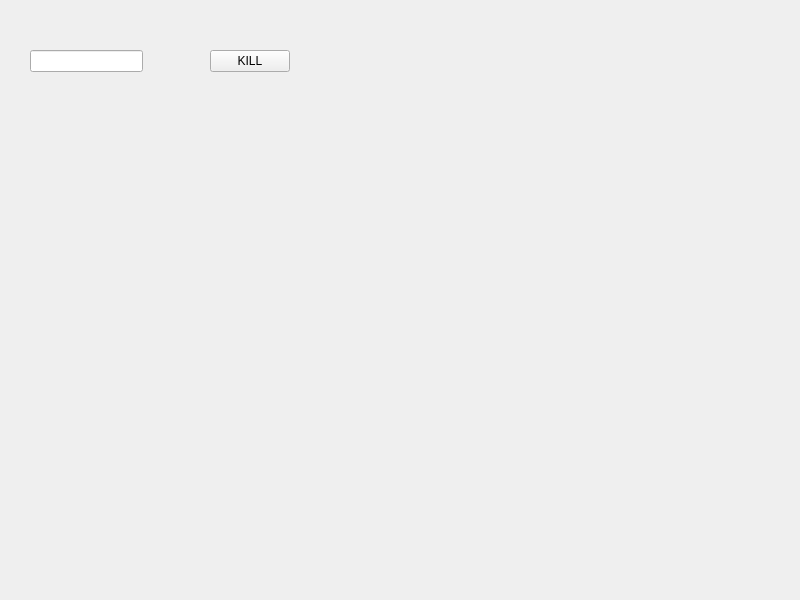
<?xml version="1.0" encoding="UTF-8"?>
<ui version="4.0">
 <class>Widget</class>
 <widget class="QWidget" name="Widget">
  <property name="geometry">
   <rect>
    <x>0</x>
    <y>0</y>
    <width>800</width>
    <height>600</height>
   </rect>
  </property>
  <property name="windowTitle">
   <string>Widget</string>
  </property>
  <widget class="QPushButton" name="kill">
   <property name="geometry">
    <rect>
     <x>210</x>
     <y>50</y>
     <width>80</width>
     <height>22</height>
    </rect>
   </property>
   <property name="text">
    <string>KILL</string>
   </property>
  </widget>
  <widget class="QLineEdit" name="lineEdit">
   <property name="geometry">
    <rect>
     <x>30</x>
     <y>50</y>
     <width>113</width>
     <height>22</height>
    </rect>
   </property>
  </widget>
 </widget>
 <resources/>
 <connections/>
</ui>
